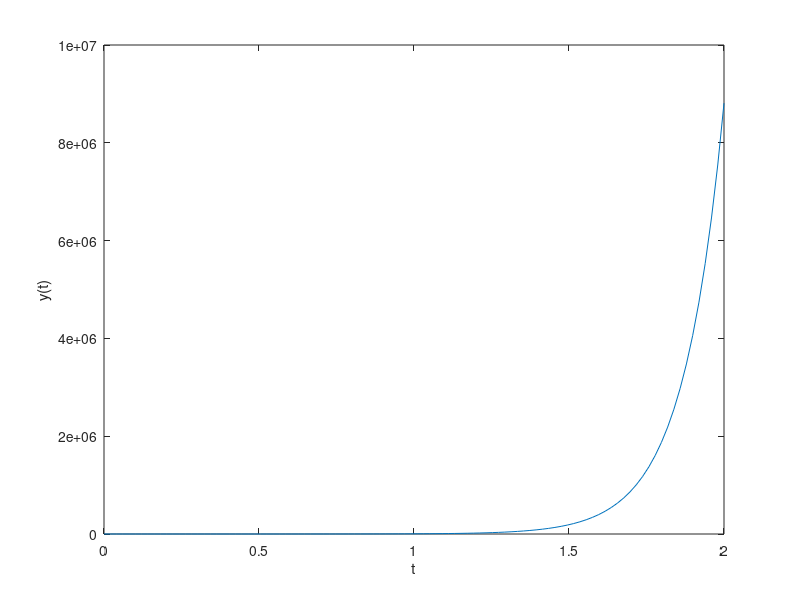

Reproduce this figure in MATLAB. (Note: this script raises an error after producing the figure.)
%% Jiyoon Park (jiyoonp@andrew.cmu.edu) MEC Problem 1
%% Question 1
%% part a

A = [0 1 0; 0 0 1; 1 5 7;];
B = [1;0;0;];
eig(A)


%% part b 

C = [B A*B A*A*B];
rank(C)

%% part c

X0 = [0; 1; 0;];
A = [0 1 0; 0 0 1; 1 5 7;];
C = [0 1 3];
y=[];
t = linspace(0,2);

for k=t
    At = A.*k;
    E = expm(At);
    y(end+1) = C*E*X0;
end

figure
grid on 
plot(t, y)
xlabel('t') 
ylabel('y(t)') 

%% part d
A = [0 1 0; 0 0 1; 1 5 7;];
B = [1;0;0;];
p = [-1+j -1-j -2];
K = place(A,B,p)


%% part e 
A = [0 1 0; 0 0 1; 1 5 7;];
B = [1;0;0;];
p = [-1+1j -1-1j -2];
K = place(A,B,p);

C = [0 1 3];
x0 = [0;1;0];

BK = K.*B;
ABK = A-BK;

t = linspace(0,10);

y = [];
for a = t
    y(end+1) = C*forced(ABK, x0, a);
end

figure
grid on 
plot(t, y)
xlabel('t') 
ylabel('y(t)') 

%% Question 2

%% part c
A = [0 0 1 0;
     0 0 0 1;
     0 1 -3 0;
     0 2 -3 0;]

eA = eig(A)

%% part d
figure
grid on 

A = [0 0 1 0;
     0 0 0 1;
     0 1 -3 0;
     0 2 -3 0;];
B = [0;0;1;1;];
Q = [1 0 0 0; 0 5 0 0; 0 0 1 0; 0 0 0 5;];
R = 10;
K = lqr(A, B, Q, R);

time = 0:0.01:30;
x0 = [0; 0.1; 0; 0;];
[t1, y1] = ode45(@(t, x) func1(t, x, K), time, x0);
subplot(4,1,1);
plot(t1, y1)

x0 = [0; 0.5; 0; 0;];
[t1, y1] = ode45(@(t, x) func1(t, x, K), time, x0);
subplot(4,1,2);
plot(t1, y1)

x0 = [0; 1.0886; 0; 0;];
[t1, y1] = ode45(@(t, x) func1(t, x, K), time, x0);
subplot(4,1,3);
plot(t1, y1)

x0 = [0; 1.1; 0; 0;];
[t1, y1] = ode45(@(t, x) func1(t, x, K), time, x0);
subplot(4,1,4);
plot(t1, y1)


%% part e
figure
grid on 
A = [0 0 1 0;
     0 0 0 1;
     0 1 -3 0;
     0 2 -3 0;];
B = [0;0;1;1;];
Q = [1 0 0 0; 0 5 0 0; 0 0 1 0; 0 0 0 5;];
R = 10;
K = lqr(A, B, Q, R);

time = 0:0.01:30;
x0 = [0; 0.1; 0; 0;];
[t1, y1] = ode45(@(t, x) func2(t, x, K), time, x0);
subplot(4,1,1);
plot(t1, y1)

x0 = [0; 0.5; 0; 0;];
[t1, y1] = ode45(@(t, x) func2(t, x, K), time, x0);
subplot(4,1,2);
plot(t1, y1)

x0 = [0; 1.0886; 0; 0;];
[t1, y1] = ode45(@(t, x) func2(t, x, K), time, x0);
subplot(4,1,3);
plot(t1, y1)

x0 = [0; 1.1; 0; 0;];
[t1, y1] = ode45(@(t, x) func2(t, x, K), time, x0);
subplot(4,1,4);
plot(t1, y1)

%% part g
figure
grid on 
A = [0 0 1 0;
     0 0 0 1;
     0 1 -3 0;
     0 2 -3 0;];
B = [0;0;1;1;];
Q = [1 0 0 0; 
     0 5 0 0; 
     0 0 1 0; 
     0 0 0 5;];
R = 10;
K = lqr(A, B, Q, R);
C = [39.3700787 0 0 0];
x0=[0;0;0;0];

T = 0.01;
time = 0:0.01:200;
y = 20*square(2*pi*T*time);

E = -inv(C*inv(A-B*K)*B);


[t1, y1] = ode45(@(t, x) func3(t, x, y, E, K), time, x0);

plot(t1, y1)

figure
plot(time, y)
hold on
grid on
plot(t1(:,1), C*y1')

%% part h
figure
grid on 
A = [0 0 1 0;
     0 0 0 1;
     0 1 -3 0;
     0 2 -3 0;];
B = [0;0;1;1;];

T = 0.01;
time = 0:0.01:200;
y = 20*square(2*pi*T*time);
C = [39.3700787 0 0 0];
x0=[0;0;0;0];


Q = [1 0 0 0; 
     0 5 0 0; 
     0 0 1 0; 
     0 0 0 5;];
R = 10;
K = lqr(A, B, Q, R);
E = -inv(C*inv(A-B*K)*B);

[t1, y1] = ode45(@(t, x) func3(t, x, y, E, K), time, x0);

Q1 =[1 0 0 0; 
     0 5 0 0; 
     0 0 1 0; 
     0 0 0 5;];
R1 = 2;
K1 = lqr(A, B, Q1, R1);
E1 = -inv(C*inv(A-B*K1)*B);

[t2, y2] = ode45(@(t, x) func3(t, x, y, E1, K1), time, x0);

Q1 =[20 0 0 0; 
     0 5 0 0; 
     0 0 20 0; 
     0 0 0 5;];
R2 = 2;
K2 = lqr(A, B, Q1, R2);
E2 = -inv(C*inv(A-B*K2)*B);

[t3, y3] = ode45(@(t, x) func3(t, x, y, E2, K2), time, x0);

plot(time, y)
hold on
grid on
subplot(3,1,1);
plot(time, y)
hold on
plot(t1(:,1), C*y1')
title('R = 10 | Q = 1 5 1 5')
subplot(3,1,2);
plot(time, y)
hold on
plot(t2(:,1), C*y2')
title('R = 2 | Q = 1 5 1 5')
subplot(3,1,3);
plot(time, y)
hold on
plot(t3(:,1), C*y3')
title('R = 2 | Q = 20 5 20 5')


%% functions

function Y = forced(A, x0, t)
    At = A*t;
    E = expm(At);
    Y = E*x0;
end

function out1 = func1(t, x, K)
    A = [0 0 1 0;
         0 0 0 1;
         0 1 -3 0;
         0 2 -3 0;];
    B = [0;0;1;1;];
    Q = [1 0 0 0; 0 5 0 0; 0 0 1 0; 0 0 0 5;];
    R = 10;
    K = lqr(A, B, Q, R);
    U = -K*x;
    out1 = A*x+B*U;
end

function out2 = func2(t, x, K)
    
    U = -K*x;
    out2 = [x(3);
            x(4);
            (U-x(4)^2*sin(x(2))-3*x(3)+cos(x(2))*sin(x(2)))/(2-cos(x(2))^2);
            (U*cos(x(2))-x(4)^2*cos(x(2))*sin(x(2))-3*x(3)*cos(x(2))+2*sin(x(2)))/(2-cos(x(2))^2)];    

end

function out3 = func3(t, x, y, E, K)
    y = 20*square(2*pi*0.01*t);
    V = E*y;
    U = V-K*x;
    out3 = [x(3);
            x(4);
            (U-x(4)^2*sin(x(2))-3*x(3)+cos(x(2))*sin(x(2)))/(2-cos(x(2))^2);
            (U*cos(x(2))-x(4)^2*cos(x(2))*sin(x(2))-3*x(3)*cos(x(2))+2*sin(x(2)))/(2-cos(x(2))^2)];    
end
